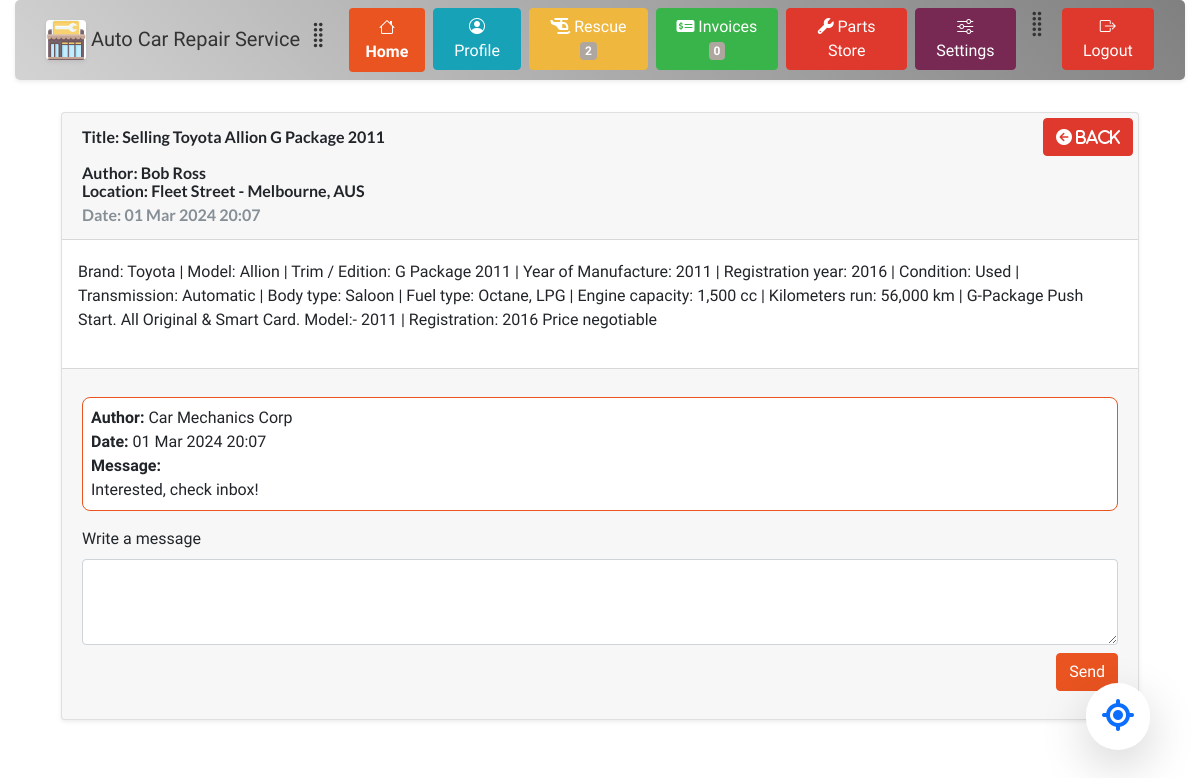
The page /dashboard/pages/post_replies.php?post_id=1 (signed in) on the database its author committed.
### tables this page shows
CREATE TABLE post_issues (
                            id int PRIMARY KEY AUTO_INCREMENT,   
                            user_id char(12) NOT NULL,
                            post_title LONGTEXT NOT NULL,
                            post_content LONGTEXT,
                            city_id int,
                            address varchar(255),
                            date_time TIMESTAMP NULL DEFAULT CURRENT_TIMESTAMP,
                             
                            CONSTRAINT post_user FOREIGN KEY (user_id) REFERENCES user_accounts(id),
                            CONSTRAINT post_city FOREIGN KEY (city_id) REFERENCES cities(id)
);

CREATE TABLE cities (
                        id int PRIMARY KEY AUTO_INCREMENT,
                        name varchar(35) NOT NULL,
                        country_code char(3) NOT NULL,
                        district varchar(20) NOT NULL,
                        CONSTRAINT cities_country_code FOREIGN KEY (country_code) REFERENCES countries(code)
);

CREATE TABLE post_answers (
                             id int PRIMARY KEY AUTO_INCREMENT,  
                             post_id int NOT NULL,
                             user_id char(12) NOT NULL,
                             content LONGTEXT,
                             datetime TIMESTAMP DEFAULT CURRENT_TIMESTAMP,
                             CONSTRAINT answer_post FOREIGN KEY (post_id) REFERENCES post_issues(id),
                             CONSTRAINT answer_user FOREIGN KEY (user_id) REFERENCES user_accounts(id)
);

### site_variables.php (called while the page is built, shortened)
<?php
(require_once (ROOT_DIR . DIRECTORY_SEPARATOR . 'database' . DIRECTORY_SEPARATOR . 'connection.php')) or die("Connection related file not found");
function b5_theme_link() : string {
    return  relativePath(ROOT_DIR . DIRECTORY_SEPARATOR . "precompiled" . DIRECTORY_SEPARATOR . $GLOBALS['USER_THEME'] . DIRECTORY_SEPARATOR . "bootstrap-color.min.css");
}
function relativePath($absolutePath, $separator = DIRECTORY_SEPARATOR) : string {
    if($absolutePath === ROOT_DIR) return '';
    $path = explode($separator, $absolutePath);
    $uri = explode('/', $_SERVER['REQUEST_URI']);
    $root = explode($separator, ROOT_DIR);
    $fileName = null;
    array_splice($path, 0, 1);
    array_splice($uri, 0, 1);
    array_splice($root, 0, 1);
	$temp = $uri[count($uri) - 1];
	$temp = explode('.', $temp);
	if(count($temp) > 0)  {
		array_pop($uri);
	}
    while(count($path) > 0 && end($path) == '') {
        array_pop($path);
    }
    if(is_file($absolutePath)) {
        $fileName = end($path);
        array_pop($path);
    }
    for($i = 0; $i < count($path) && $i < count($root); $i++) {
        if($root[$i] !== $path[$i]) {
            $index = $i;
            break;
        }
    }
    array_splice($path, 0, $i - 1);
    $index = -1;
    for($i = 0; $i < count($path); $i++) {
        if($uri[0] === $path[$i]) {
            $index = $i;
            break;
        }
    }
    if($index > 0) {
        array_splice($path, 0, $i);
    }
	$index = -1;
    for($i = 0; $i < count($uri); $i++) {
        if($uri[$i] === $path[0]) {
            $index = $i;
            break;
        }
    }
    if(implode($separator, $path) === implode($separator, $uri)) return '';
    $index = -1;
    for($i = 0; $i < count($path) && $i < count($uri); $i++) {
        if($uri[$i] === $path[$i]) {
            $index = $i;
        }
        else break;
    }
    if($index >= 0) {
        array_splice($path, 0, $i);
        array_splice($uri, 0, $i);
    }
    $out = '';
    for($i = 0; $i < count($uri); $i++) {
        $out .= ('..' . $separator);
    }
    $out .= implode($separator, $path);
    if(!str_ends_with($out, $separator) && !empty($out)) $out .= $separator;
    if(!empty($fileName)) $out .= $fileName;
    return str_replace('\\', '/', $out);
}
function relativePathSystem(string $path) : ?string {
    $out = relativePath($path);
    return $out;
}

### database/connection.php (called while the page is built, shortened)
<?php
	class connection {
        function connect() : void {
			$str = 'mysql:host='.CONN_INFO['HOST'].';dbname='.CONN_INFO['DBNAME'].';charset=utf8mb4;';
			$opts = [PDO::ATTR_ERRMODE => PDO::ERRMODE_EXCEPTION, PDO::ATTR_DEFAULT_FETCH_MODE => PDO::FETCH_BOTH];
			try {
				$this->pdo = new PDO($str, CONN_INFO['USERNAME'], CONN_INFO['PASSWORD'], $opts);
			}
			catch (PDOException $e) {
				throw new PDOException($e->getMessage(), $e->getCode());
			}
		}
        function getSinglePost(int $post_id) : ?array {
            $sql = 'SELECT A.id as post_id, A.user_id AS user_id, A.post_title AS title, A.post_content AS content, A.address AS address, B.name AS city, B.country_code AS country_code, A.date_time AS date FROM post_issues AS A JOIN cities AS B ON A.city_id = B.id WHERE A.id = ? LIMIT 1';
            $this->pdo->setAttribute(PDO::ATTR_DEFAULT_FETCH_MODE, PDO::FETCH_ASSOC);
            $stmt = $this->pdo->prepare($sql);
            $res = $stmt->execute([$post_id]);
            $arr = $stmt->fetchAll();
            foreach ($arr as $key => $row) {
                $author = $this->getUserNameTitle($row['user_id']);
                $arr[$key]['author'] = $author;
            }
            return reset($arr);
        }
        function getUserNameTitle(string $user_id) : ?string {
            $sql = 'SELECT customer_id, business_id FROM user_accounts WHERE id = ? LIMIT 1';
            $this->pdo->setAttribute(PDO::ATTR_DEFAULT_FETCH_MODE, PDO::FETCH_NUM);
            $stmt = $this->pdo->prepare($sql);
            $stmt->execute([$user_id]);
            $row = $stmt->fetch();
            if(is_null($row[1])) {
                $sql = 'SELECT name, lastname FROM customers_info WHERE id = ? LIMIT 1';
                $stmt = $this->pdo->prepare($sql);
                $stmt->execute([$row[0]]);
                $res = $stmt->fetch();
                return $res[0] . " " . $res[1];
            }
            else {
                $sql = 'SELECT company_name FROM businesses_info WHERE id = ? LIMIT 1';
                $stmt = $this->pdo->prepare($sql);
                $stmt->execute([$row[1]]);
                $arr = $stmt->fetch();
                return reset($arr);
            }
        }
        function getPostReplies(int $post_id) : ?array{
            $sql = 'SELECT id, post_id, user_id, content, datetime AS date FROM post_answers WHERE post_id = ?';
            $this->pdo->setAttribute(PDO::ATTR_DEFAULT_FETCH_MODE, PDO::FETCH_ASSOC);
            $stmt = $this->pdo->prepare($sql);
            if(!$stmt->execute([$post_id])) {
                return null;
            }
            $arr = $stmt->fetchAll();
            foreach ($arr as $key => $row) {
                $author = $this->getUserNameTitle($row['user_id']);
                $arr[$key]['author'] = $author;
            }
            return $arr;
        }
		private ?PDO $pdo = null;
	}

### dashboard/pages/post_replies.php (the view, shortened to what this page needs)
<?php
if(!isset($GLOBALS['WEBSITE_VARS'])) {
    (require_once (ROOT_DIR . DIRECTORY_SEPARATOR . 'site_variables.php')) or die("Variables file not found");
}
$post_id = $_GET['post_id'];
if(empty($post_id)) {
    $errorMsg = "Content not found!";
    exit("Page not found!");
}
else {
    $social_posts_array = CONNECTION->getSinglePost($post_id);
}
?>
<!DOCTYPE html>
<html>
<head>
    <link href="https://cdn.jsdelivr.net/npm/bootstrap@5.3.3/dist/css/bootstrap.min.css" rel="stylesheet">
    <link rel="stylesheet" href="https://cdn.jsdelivr.net/npm/bootstrap-icons@1.3.0/font/bootstrap-icons.css">
    <link rel="stylesheet" href="https://cdnjs.cloudflare.com/ajax/libs/font-awesome/6.5.2/css/all.min.css" />
    <link rel="stylesheet" href="<?php echo b5_theme_link(); ?>">
    <link rel="stylesheet" href="../styles.css">
</head>
<body>
<?php
(include_once ('menu.php')) or die("Failed to load component");
echo '<div class="container">';
$date_time = new DateTime($social_posts_array['date']);
$home_url = relativePathSystem(ABSOLUTE_PATHS['DASHBOARD']);
echo <<< ENDL_
<div class="card shadow-sm m-3">
        <div class="card-header lato-bold">
            <div style="position: absolute; top: 5px; right: 5px">
                <a class="btn btn-danger" href="$home_url"><i class="fa-solid fa-circle-arrow-left"> Back</i></a>
            </div>
            <p class="card-title mt-0">Title: {$social_posts_array['title']}</p>
            <p class="card-subtitle mt-0">Author: {$social_posts_array['author']}</p>
            <p class="card-subtitle">Location: {$social_posts_array['address']} - {$social_posts_array['city']}, {$social_posts_array['country_code']}</p>
            <p class="card-subtitle text-muted m-0">Date: {$date_time->format("d M Y H:i")}</p>
        </div>
        <div class="card-body px-3">
            <p>
                {$social_posts_array['content']}
            </p>
        </div>
        <div class="card-footer">
ENDL_;
        $replies_array = CONNECTION->getPostReplies($post_id);
        foreach($replies_array as $reply) {
            $date_time = new DateTime($reply['date']);
echo <<< ENDL_
            <div class="my-3 p-2 rounded-3 border border-primary bg-white">
                <div><strong>Author:</strong> {$reply['author']}</div>
                <div><strong>Date:</strong> {$date_time->format('d M Y H:i')}</div>
                <div><strong>Message:</strong><br>{$reply['content']}</div>
ENDL_;
            echo "</div> ";
        }
echo <<< ENDL_
            <div class="form-group">
                <form method="POST" name="messageForm">
                    <label for="messageField">Write a message</label>
                    <textarea name="messageField" class="form-control" rows="3" cols="50" required></textarea>
                    <div class="text-end">
                        <button name="submitMessageButton" class="btn btn-primary mt-2" type="submit">Send</button>
                    </div>
                </form>
            </div>
        </div>
    </div>
ENDL_;
?>
</div>
</body>
</html>

### dashboard/styles.css (style rules this page uses)
.lato-bold { font-family: "Lato", sans-serif; font-weight: 700; font-style: normal; }
body { background-image: url('https://images.pexels.com/photos/593172/pexels-photo-593172.jpeg'); background-size: cover; }

### rows shown on the page
post_issues: post_title "Selling Toyota Allion G Package 2011", address "Fleet Street", city.name "Melbourne", city.country_code "AUS", date_time "01 Mar 2024 20:07", post_content "Brand: Toyota | Model: Allion | Trim / Edition: G Package 2011 | Year of Manufacture: 2011 | Registration year: 2016 | Condition: Used | Transmission: Automatic | Body type: Saloon | Fuel type: Octane, LPG | Engine capacity: 1,500 cc | Kilometers run: 56,000 km | G-Package Push Start. All Original & Smart Card. Model:- 2011 | Registration: 2016 Price negotiable"
post_answers: author "Car Mechanics Corp", datetime "01 Mar 2024 20:07", content "Interested, check inbox!"

### other values the page prints
CONNECTION->getUserIncidentsReportsCount($user_obj->id) "2"
CONNECTION->getUserInvoicesCount($user_obj->customer->id) "0"
$social_posts_array['author'] "Bob Ross"
